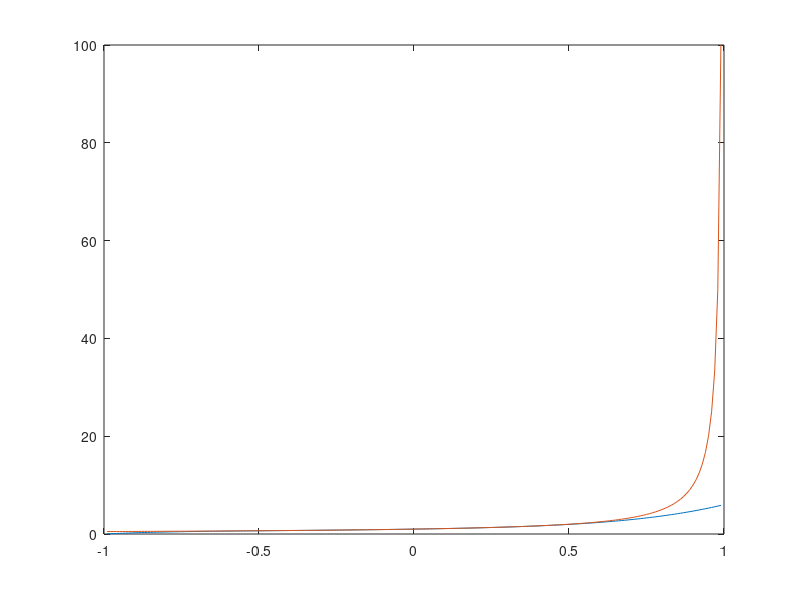

Write MATLAB code to recreate this figure.
clear all; clc; clf;

f = @(n, x) x.^n;
n = 5;

s = 0;
x = -0.99:0.01:0.99;
for i = 0:n
  s += f(i, x);
endfor

plot( x, s, x, 1./(1-x) )